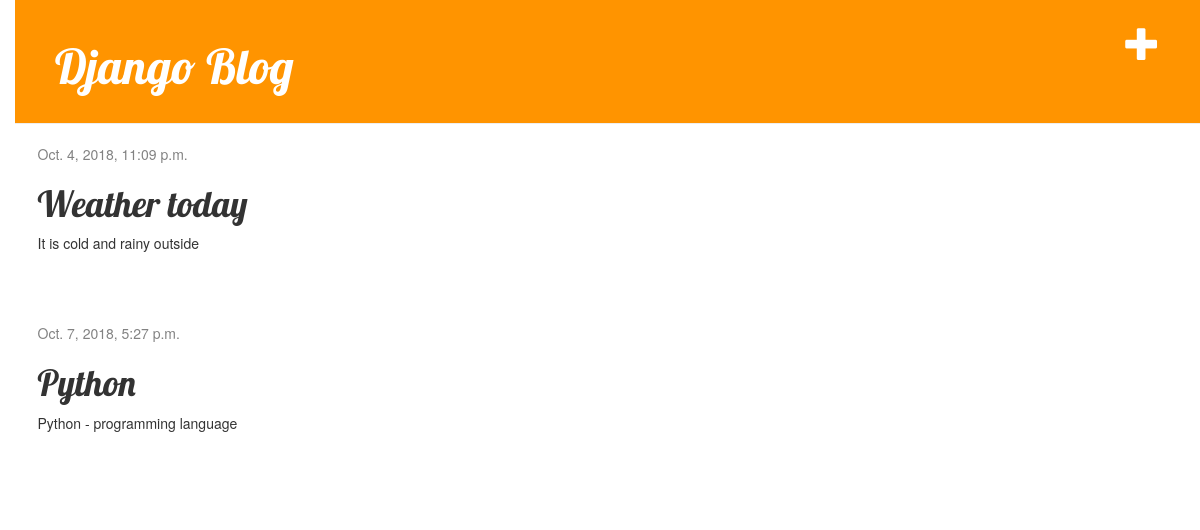
The page /post (signed in) on the database its author committed.
### blog/models.py (models this page shows, shortened)
class Post(models.Model):
    author = models.ForeignKey('auth.User', on_delete=models.CASCADE)
    title = models.CharField(max_length=200)
    text = models.TextField()
    create_date = models.DateTimeField(default=timezone.now)
    published_date = models.DateTimeField(blank=True, null=True)

### blog/views.py (the view)
# urls.py: path('post', views.post_list, name='post_list'),
def post_list(request):
    posts = Post.objects.filter(published_date__lte=timezone.now()).order_by('published_date')
    return render(request, 'blog/post_list.html', {'posts': posts})

### blog/templates/blog/post_list.html
{% extends 'blog/base.html' %}
{% block content %}
    {% for post in posts %}
        <div class="post">
            {% if post.published_date %}
                <div class="date">
                    {{ post.published_date }}
                </div>
            {% endif %}
            <h1>{{ post.title }}</h1>
            <p>{{ post.text|linebreaksbr }}</p>
        </div>
    {% endfor %}
{% endblock %}

### blog/static/css/blog.css (style rules this page uses)
body { padding-left: 15px; }
h1, h2, h3, h4 { font-family: 'Lobster', cursive; }
.date { color: #828282; }
.post { margin-bottom: 70px; }

### rows shown on the page
Post: published_date "Oct. 4, 2018, 11:09 p.m.", title "Weather today", text "It is cold and rainy outside"
Post: published_date "Oct. 7, 2018, 5:27 p.m.", title "Python", text "Python - programming language"
